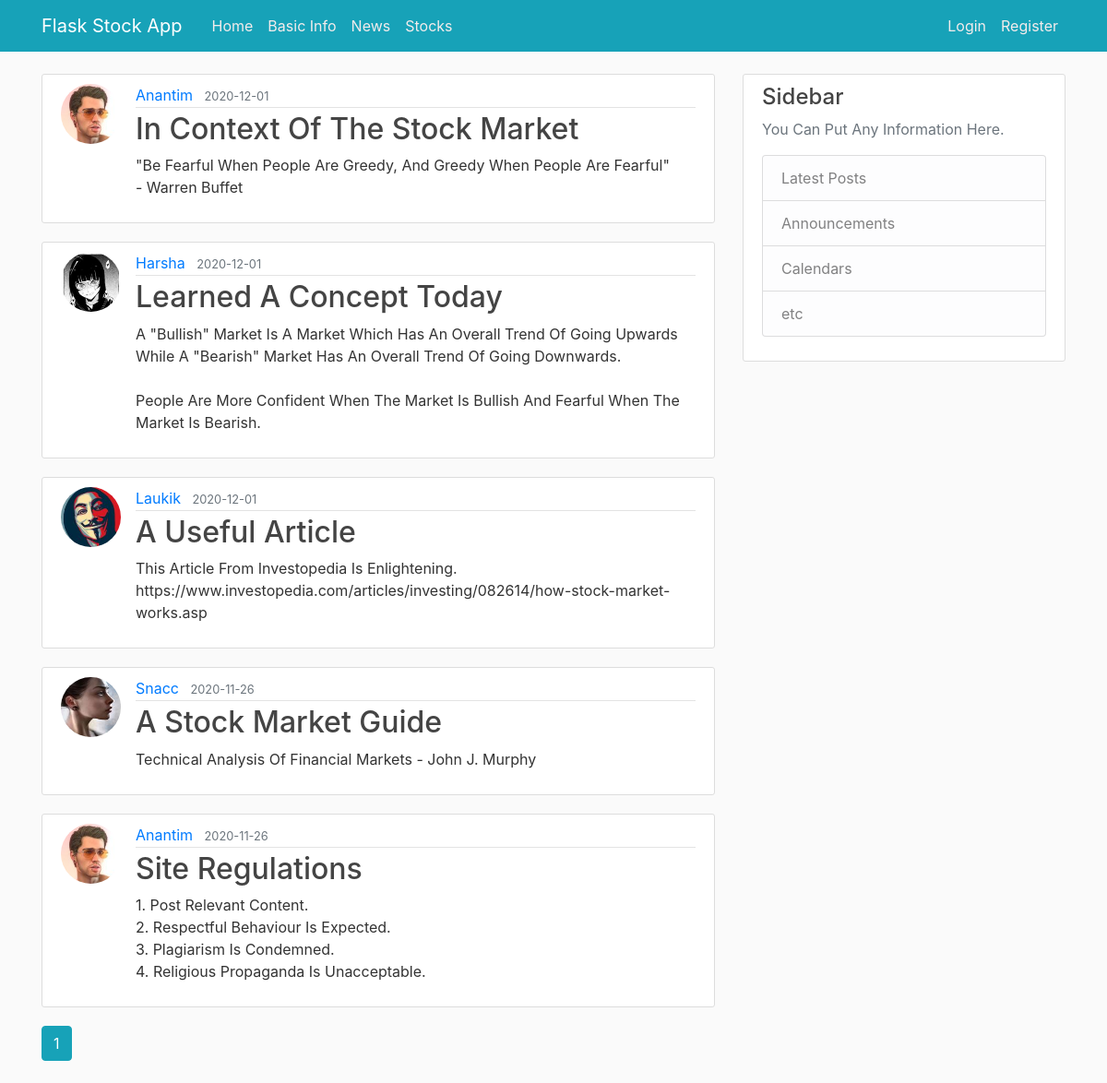
The page /home on the database its author committed.
### stockapp/models.py (models this page shows, shortened)
class Post(db.Model):
    id = db.Column(db.Integer, primary_key=True)
    title = db.Column(db.String(100), nullable=False)
    date_posted = db.Column(db.DateTime, nullable=False, default=datetime.utcnow)
    content = db.Column(db.Text, nullable=False)
    user_id = db.Column(db.Integer, db.ForeignKey("user.id"), nullable=False)

class User(db.Model, UserMixin):
    id = db.Column(db.Integer, primary_key=True)
    username = db.Column(db.String(20), unique=True, nullable=False)
    email = db.Column(db.String(120), unique=True, nullable=False)
    image_file = db.Column(db.String(20), nullable=False, default="default.jpg")
    password = db.Column(db.String(60), nullable=False)
    posts = db.relationship("Post", backref="author", lazy=True)

### stockapp/routes.py (the view)
@app.route("/")		# This is a decorator
@app.route("/home")
def home():
    page = request.args.get('page', 1, type=int)
    posts = Post.query.order_by(Post.date_posted.desc()).paginate(page=page, per_page=5)
    return render_template('home.html', posts=posts)

### stockapp/templates/home.html
{% extends "layout.html" %}
{% block content %}
    {% for post in posts.items %}
        <article class="media content-section">
            <img class="rounded-circle article-img" src="{{ url_for('static', filename='profile_pics/' + post.author.image_file) }}">
            <div class="media-body">
                <div class="article-metadata">
                <a class="mr-2" href="{{ url_for('user_posts', username=post.author.username) }}">{{ post.author.username }}</a>
                <small class="text-muted">{{ post.date_posted.strftime('%Y-%m-%d') }}</small>
                </div>
                <h2><a class="article-title" href="{{ url_for('post', post_id=post.id) }}">{{ post.title }}</a></h2>
                <p class="article-content">{{ post.content }}</p>
            </div>
        </article>
    {% endfor %}
    {% for page_num in posts.iter_pages(left_edge=1, right_edge=1, left_current=1, right_current=2) %}
        {% if page_num %}
            {% if posts.page == page_num %}
                <a class="btn btn-info mb-4" href="{{ url_for('home', page=page_num) }}">{{ page_num }}</a>
            {% else %}
                <a class="btn btn-outline-info mb-4" href="{{ url_for('home', page=page_num) }}">{{ page_num }}</a>
            {% endif %}
        {% else %}
            ...
        {% endif %}
    {% endfor %}
{% endblock content %}

### stockapp/templates/layout.html (shortened to what this page needs)
<!DOCTYPE HTML>
<html>
<head>
    <link rel="stylesheet" href="https://stackpath.bootstrapcdn.com/bootstrap/4.5.2/css/bootstrap.min.css">
	<link rel="stylesheet" type="text/css" href="{{ url_for('static', filename='main.css') }}">
</head>
<body>
	<header class="site-header">
		<nav class="navbar navbar-expand-md navbar-dark bg-steel fixed-top">
			<div class="container">
				<a class="navbar-brand mr-4" href="/">Flask Stock App</a>
				<div class="collapse navbar-collapse" id="navbarToggle">
				<div class="navbar-nav mr-auto">
					<a class="nav-item nav-link" href="{{ url_for('home') }}">Home</a>
					<a class="nav-item nav-link" href="{{ url_for('stockinfo') }}">Basic Info</a>
					<a class="nav-item nav-link" href="{{ url_for('news') }}">News</a>
					<a class="nav-item nav-link" href="{{ url_for('stocks') }}">Stocks</a>
				</div>
				<div class="navbar-nav">
					{% if current_user.is_authenticated %}
						<a class="nav-item nav-link" href="{{ url_for('stockpred') }}">Stock Prediction</a>
						<a class="nav-item nav-link" href="{{ url_for('indices') }}">Indices</a>
						<a class="nav-item nav-link" href="{{ url_for('new_post') }}">New Post</a>
						<a class="nav-item nav-link" href="{{ url_for('account') }}">Account</a>
						<a class="nav-item nav-link" href="{{ url_for('logout') }}">Logout</a>
					{% else %}
						<a class="nav-item nav-link" href="{{ url_for('login') }}">Login</a>
						<a class="nav-item nav-link" href="{{ url_for('register') }}">Register</a>
					{% endif %}
				</div>
				</div>
			</div>
		</nav>
	</header>
	<main role="main" class="container">
		<div class="row">
			<div class="col-md-8">
				{% block content %}{% endblock content %}
			</div>
			<div class="col-md-4">
				<div class="content-section">
				<h4>Sidebar</h4>
				<p class="text-muted"> You Can Put Any Information Here.
					<ul class="list-group">
						<li class="list-group-item list-group-item-light">Latest Posts</li>
						<li class="list-group-item list-group-item-light">Announcements</li>
						<li class="list-group-item list-group-item-light">Calendars</li>
						<li class="list-group-item list-group-item-light">etc</li>
					</ul>
				</p>
				</div>
			</div>
		</div>
	</main>
</body>
</html>

### stockapp/static/main.css (style rules this page uses)
body { background: #fafafa; color: #333333; margin-top: 5rem; }
h1, h2, h3, h4, h5, h6 { color: #444444; }
.bg-steel { background-color: #17a2b8; }
.site-header .navbar-nav .nav-link { color: #f3ecec; }
.content-section { background: #ffffff; padding: 10px 20px; border: 1px solid #dddddd; border-radius: 3px; margin-bottom: 20px; }
.article-title { color: #444444; }
.article-content { white-space: pre-line; }
.article-img { height: 65px; width: 65px; margin-right: 16px; }
.article-metadata { padding-bottom: 1px; margin-bottom: 4px; border-bottom: 1px solid #e3e3e3 }

### rows shown on the page
Post: image_file (picture), author.username "Anantim", date_posted "2020-12-01", title "In Context Of The Stock Market", content "\"Be Fearful When People Are Greedy, And Greedy When People Are Fearful\" - Warren Buffet"
Post: image_file (picture), author.username "Harsha", date_posted "2020-12-01", title "Learned A Concept Today", content "A \"Bullish\" Market Is A Market Which Has An Overall Trend Of Going Upwards While A \"Bearish\" Market Has An Overall Trend Of Going Downwards. People Are More Confident When The Market Is Bullish And Fearful When The Market Is Bearish."
Post: image_file (picture), author.username "Laukik", date_posted "2020-12-01", title "A Useful Article", content "This Article From Investopedia Is Enlightening. https://www.investopedia.com/articles/investing/082614/how-stock-market-works.asp"
Post: image_file (picture), author.username "Snacc", date_posted "2020-11-26", title "A Stock Market Guide", content "Technical Analysis Of Financial Markets - John J. Murphy"
Post: image_file (picture), author.username "Anantim", date_posted "2020-11-26", title "Site Regulations", content "1. Post Relevant Content. 2. Respectful Behaviour Is Expected. 3. Plagiarism Is Condemned. 4. Religious Propaganda Is Unacceptable."

### other values the page prints
{{ page_num }} "1"
